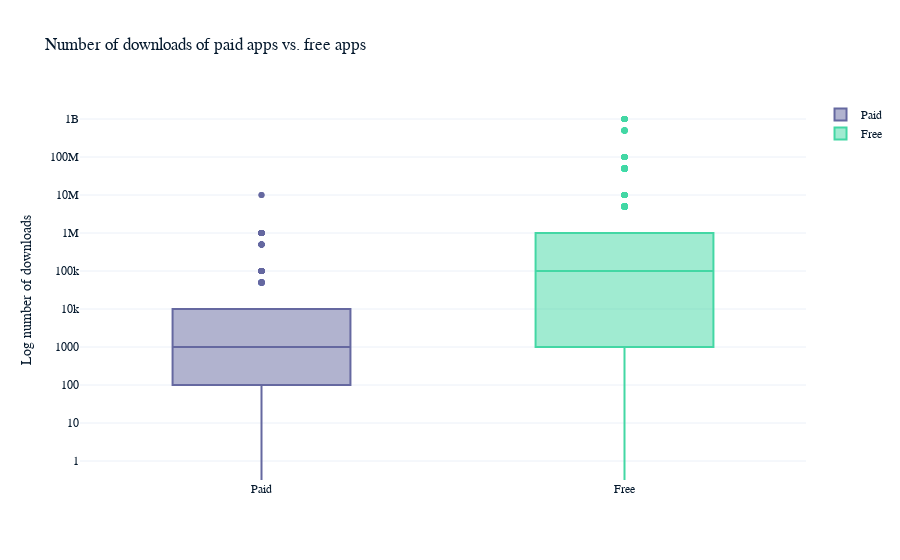

This figure's notebook cell:
### Code cell
trace0 = go.Box(
    y = apps[apps['Type'] == 'Paid']['Installs'],
    name = 'Paid'
)

trace1 = go.Box(
    y = apps[apps['Type'] == 'Free']['Installs'],
    name = 'Free'
)

layout = go.Layout(
    title = "Number of downloads of paid apps vs. free apps",
    yaxis = dict(title = "Log number of downloads",
                type = 'log',
                autorange = True)
)

# The box plots for paid and free app downloads
data = [trace0, trace1]
plotly.offline.iplot({'data': data, 'layout': layout})

### Figure 1 — Plotly figure (JSON) as saved in the notebook; plotly's stock layout.template omitted (floating-point values rounded to 4 significant figures; data arrays with more than 128 entries replaced by an {"elided": "..."} marker saying what was removed)
{"data": [{"name": "Paid", "y": {"elided": "756 int values"}, "type": "box"}, {"name": "Free", "y": {"elided": "8903 int values"}, "type": "box"}], "layout": {"title": {"text": "Number of downloads of paid apps vs. free apps"}, "yaxis": {"autorange": true, "title": {"text": "Log number of downloads"}, "type": "log"}}}
